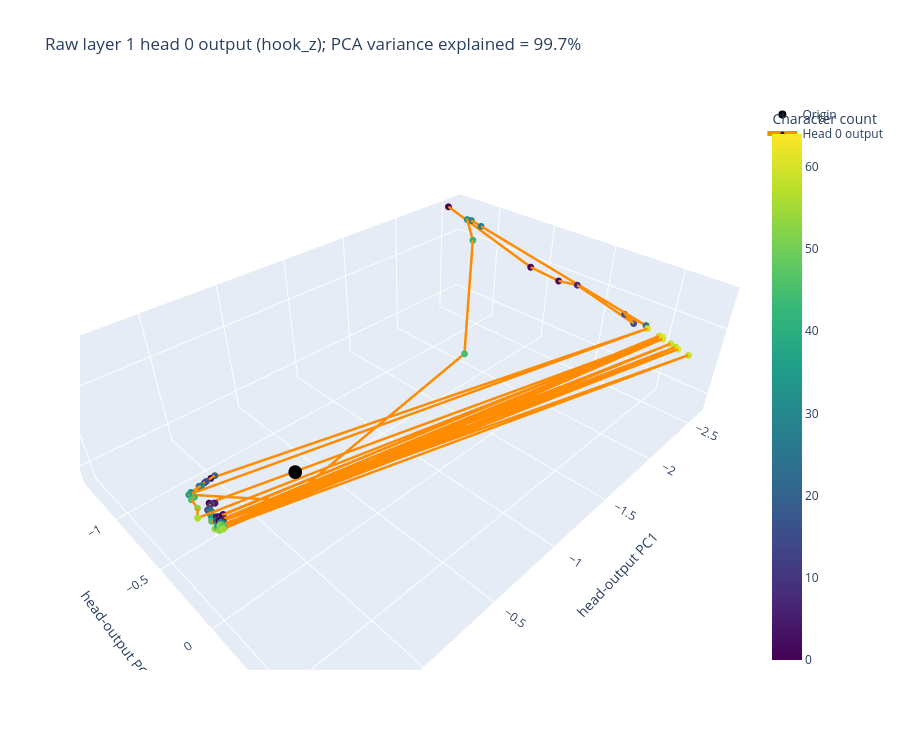
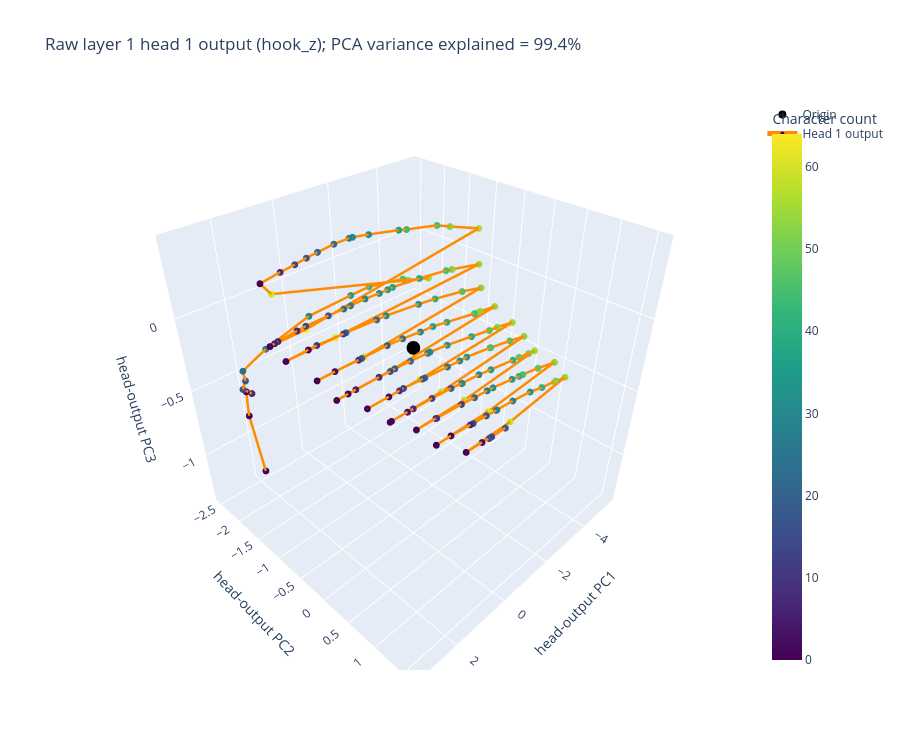
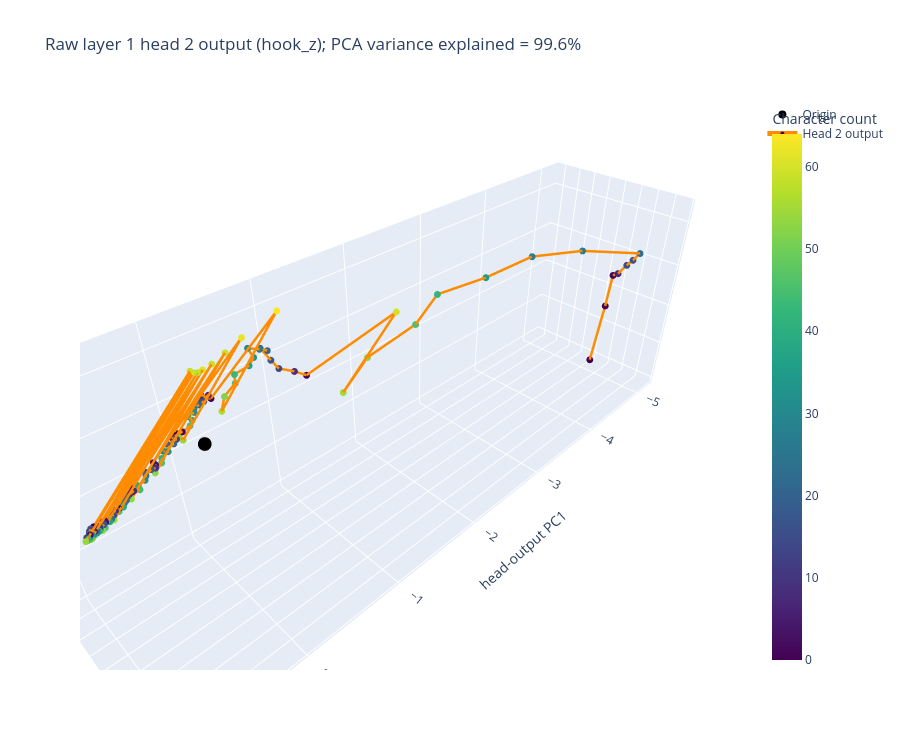
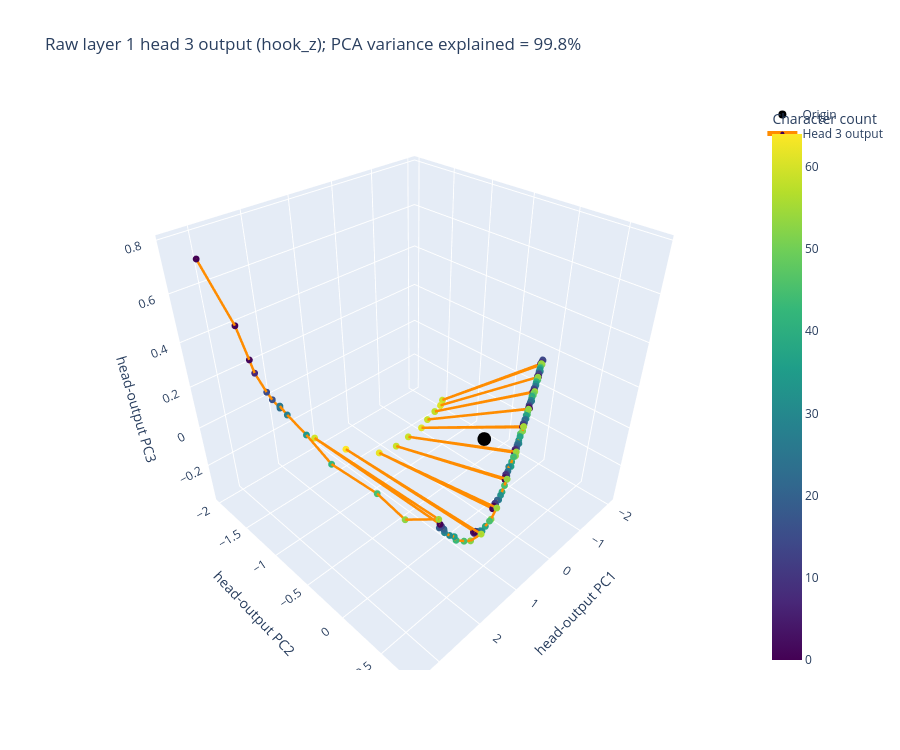

Write notebook code for charts like these, in order.
### Markdown cell above
## Raw output trajectory of each attention head

### Code cell
# Each plot uses a separate PCA fitted to that head's raw z output, which
# lives in d_head dimensions rather than residual-stream d_model space.
for head in range(n_heads):
    head_pca = PCA(n_components=3, svd_solver="randomized", random_state=PCA_SEED + head)
    head_coords = head_pca.fit_transform(clean_head_outputs[:, head, :])
    fig = go.Figure()
    fig.add_trace(go.Scatter3d(x=[0], y=[0], z=[0], mode="markers",
        marker=dict(size=8, color="black"), name="Origin"))
    fig.add_trace(go.Scatter3d(
        x=head_coords[:, 0], y=head_coords[:, 1], z=head_coords[:, 2],
        mode="lines+markers", name=f"Head {head} output",
        marker=dict(size=4, color=counts, colorscale="Viridis", colorbar=dict(title="Character count")),
        line=dict(color="darkorange", width=5), customdata=customdata,
        hovertemplate="position=%{customdata[0]}<br>count=%{customdata[1]}<br>token=%{customdata[2]}<extra>head output</extra>",
    ))
    fig.update_layout(
        title=f"Raw layer {LAYER} head {head} output (hook_z); PCA variance explained = {head_pca.explained_variance_ratio_.sum():.1%}",
        scene=dict(xaxis_title="head-output PC1", yaxis_title="head-output PC2", zaxis_title="head-output PC3"),
        height=750,
    )
    display(fig)

### Figure 1 — Plotly figure (JSON) as saved in the notebook; plotly's stock layout.template omitted (floating-point values rounded to 4 significant figures; data arrays with more than 128 entries replaced by an {"elided": "..."} marker saying what was removed)
{"data": [{"marker": {"color": "black", "size": 8}, "mode": "markers", "name": "Origin", "type": "scatter3d", "x": [0], "y": [0], "z": [0]}, {"customdata": {"elided": "150x3 str values"}, "hovertemplate": "position=%{customdata[0]}<br>count=%{customdata[1]}<br>token=%{customdata[2]}<extra>head output</extra>", "line": {"color": "darkorange", "width": 5}, "marker": {"color": {"elided": "150 int values"}, "colorbar": {"title": {"text": "Character count"}}, "colorscale": [[0, "#440154"], [0.1111, "#482878"], [0.2222, "#3e4989"], [0.3333, "#31688e"], [0.4444, "#26828e"], [0.5556, "#1f9e89"], [0.6667, "#35b779"], [0.7778, "#6ece58"], [0.8889, "#b5de2b"], [1, "#fde725"]], "size": 4}, "mode": "lines+markers", "name": "Head 0 output", "type": "scatter3d", "x": {"elided": "150 float values"}, "y": {"elided": "150 float values"}, "z": {"elided": "150 float values"}}], "layout": {"height": 750, "scene": {"xaxis": {"title": {"text": "head-output PC1"}}, "yaxis": {"title": {"text": "head-output PC2"}}, "zaxis": {"title": {"text": "head-output PC3"}}}, "title": {"text": "Raw layer 1 head 0 output (hook_z); PCA variance explained = 99.7%"}}}

### Figure 2 — Plotly figure (JSON) as saved in the notebook; plotly's stock layout.template omitted (floating-point values rounded to 4 significant figures; data arrays with more than 128 entries replaced by an {"elided": "..."} marker saying what was removed)
{"data": [{"marker": {"color": "black", "size": 8}, "mode": "markers", "name": "Origin", "type": "scatter3d", "x": [0], "y": [0], "z": [0]}, {"customdata": {"elided": "150x3 str values"}, "hovertemplate": "position=%{customdata[0]}<br>count=%{customdata[1]}<br>token=%{customdata[2]}<extra>head output</extra>", "line": {"color": "darkorange", "width": 5}, "marker": {"color": {"elided": "150 int values"}, "colorbar": {"title": {"text": "Character count"}}, "colorscale": [[0, "#440154"], [0.1111, "#482878"], [0.2222, "#3e4989"], [0.3333, "#31688e"], [0.4444, "#26828e"], [0.5556, "#1f9e89"], [0.6667, "#35b779"], [0.7778, "#6ece58"], [0.8889, "#b5de2b"], [1, "#fde725"]], "size": 4}, "mode": "lines+markers", "name": "Head 1 output", "type": "scatter3d", "x": {"elided": "150 float values"}, "y": {"elided": "150 float values"}, "z": {"elided": "150 float values"}}], "layout": {"height": 750, "scene": {"xaxis": {"title": {"text": "head-output PC1"}}, "yaxis": {"title": {"text": "head-output PC2"}}, "zaxis": {"title": {"text": "head-output PC3"}}}, "title": {"text": "Raw layer 1 head 1 output (hook_z); PCA variance explained = 99.4%"}}}

### Figure 3 — Plotly figure (JSON) as saved in the notebook; plotly's stock layout.template omitted (floating-point values rounded to 4 significant figures; data arrays with more than 128 entries replaced by an {"elided": "..."} marker saying what was removed)
{"data": [{"marker": {"color": "black", "size": 8}, "mode": "markers", "name": "Origin", "type": "scatter3d", "x": [0], "y": [0], "z": [0]}, {"customdata": {"elided": "150x3 str values"}, "hovertemplate": "position=%{customdata[0]}<br>count=%{customdata[1]}<br>token=%{customdata[2]}<extra>head output</extra>", "line": {"color": "darkorange", "width": 5}, "marker": {"color": {"elided": "150 int values"}, "colorbar": {"title": {"text": "Character count"}}, "colorscale": [[0, "#440154"], [0.1111, "#482878"], [0.2222, "#3e4989"], [0.3333, "#31688e"], [0.4444, "#26828e"], [0.5556, "#1f9e89"], [0.6667, "#35b779"], [0.7778, "#6ece58"], [0.8889, "#b5de2b"], [1, "#fde725"]], "size": 4}, "mode": "lines+markers", "name": "Head 2 output", "type": "scatter3d", "x": {"elided": "150 float values"}, "y": {"elided": "150 float values"}, "z": {"elided": "150 float values"}}], "layout": {"height": 750, "scene": {"xaxis": {"title": {"text": "head-output PC1"}}, "yaxis": {"title": {"text": "head-output PC2"}}, "zaxis": {"title": {"text": "head-output PC3"}}}, "title": {"text": "Raw layer 1 head 2 output (hook_z); PCA variance explained = 99.6%"}}}

### Figure 4 — Plotly figure (JSON) as saved in the notebook; plotly's stock layout.template omitted (floating-point values rounded to 4 significant figures; data arrays with more than 128 entries replaced by an {"elided": "..."} marker saying what was removed)
{"data": [{"marker": {"color": "black", "size": 8}, "mode": "markers", "name": "Origin", "type": "scatter3d", "x": [0], "y": [0], "z": [0]}, {"customdata": {"elided": "150x3 str values"}, "hovertemplate": "position=%{customdata[0]}<br>count=%{customdata[1]}<br>token=%{customdata[2]}<extra>head output</extra>", "line": {"color": "darkorange", "width": 5}, "marker": {"color": {"elided": "150 int values"}, "colorbar": {"title": {"text": "Character count"}}, "colorscale": [[0, "#440154"], [0.1111, "#482878"], [0.2222, "#3e4989"], [0.3333, "#31688e"], [0.4444, "#26828e"], [0.5556, "#1f9e89"], [0.6667, "#35b779"], [0.7778, "#6ece58"], [0.8889, "#b5de2b"], [1, "#fde725"]], "size": 4}, "mode": "lines+markers", "name": "Head 3 output", "type": "scatter3d", "x": {"elided": "150 float values"}, "y": {"elided": "150 float values"}, "z": {"elided": "150 float values"}}], "layout": {"height": 750, "scene": {"xaxis": {"title": {"text": "head-output PC1"}}, "yaxis": {"title": {"text": "head-output PC2"}}, "zaxis": {"title": {"text": "head-output PC3"}}}, "title": {"text": "Raw layer 1 head 3 output (hook_z); PCA variance explained = 99.8%"}}}
